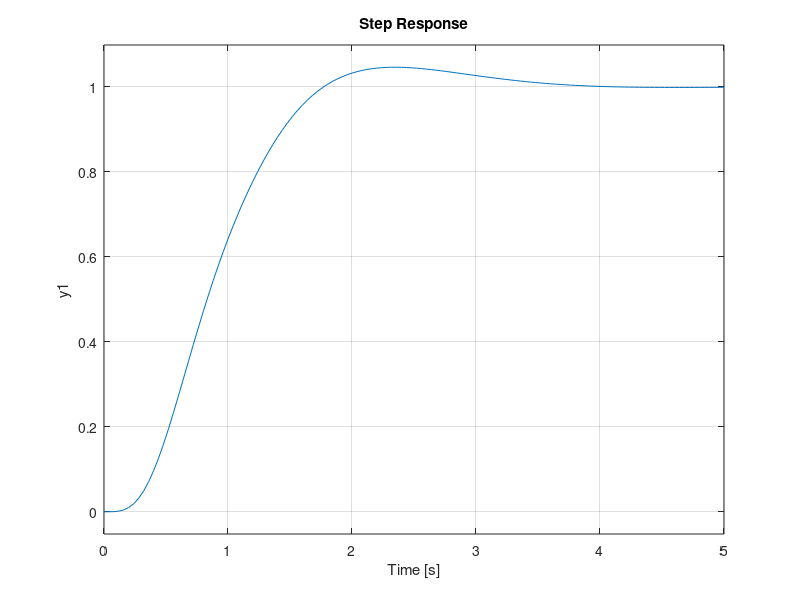

Recreate this plot in MATLAB.
clc;
clear;

s = tf('s');

G = 1/( s * (s + 3) * (s^2 + 6*s + 64) );

% rlocus(G);

k = 232;
Gn = k*G;

T = feedback(Gn, 1);
step(T)